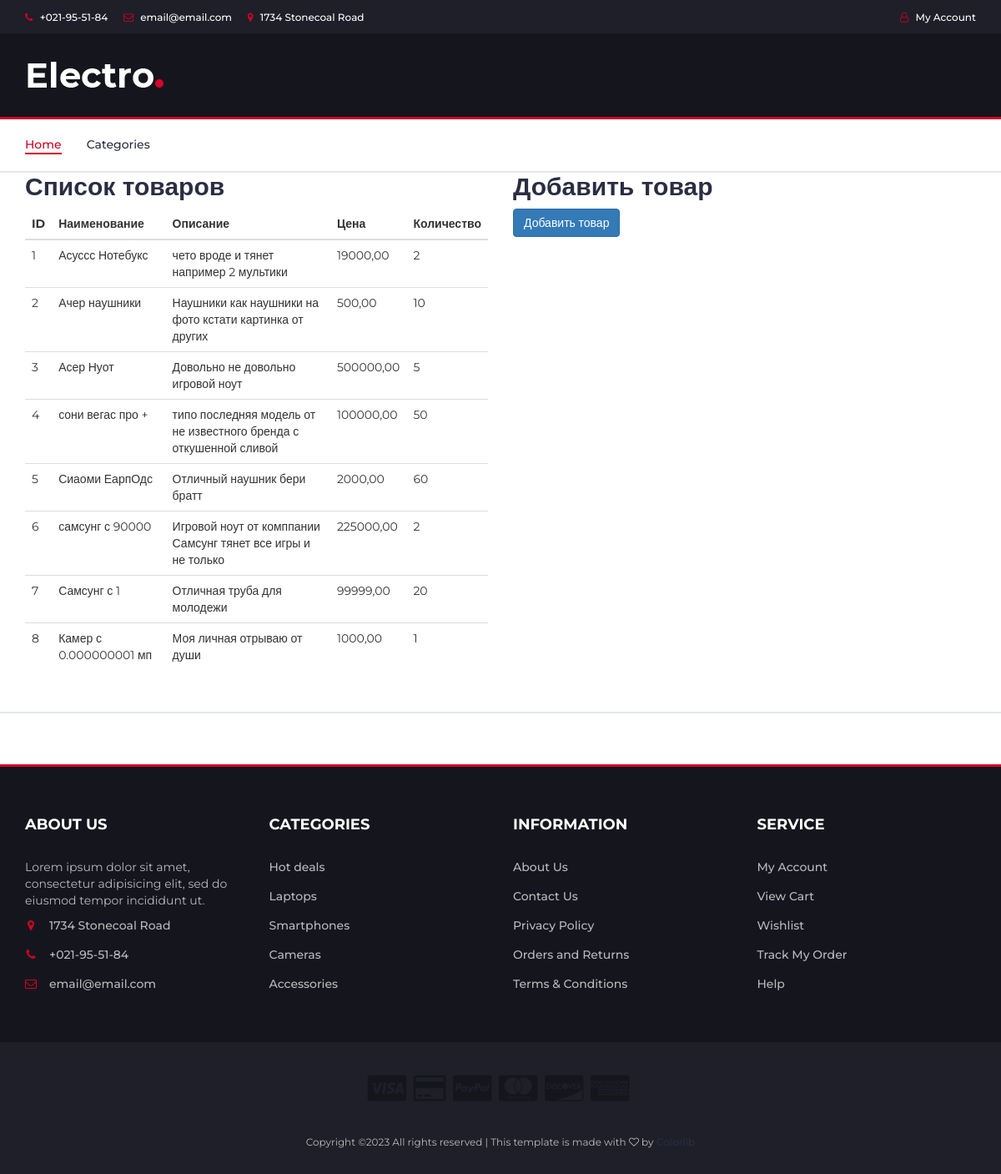
/products/edit/, run on an earlier commit of the app's database.
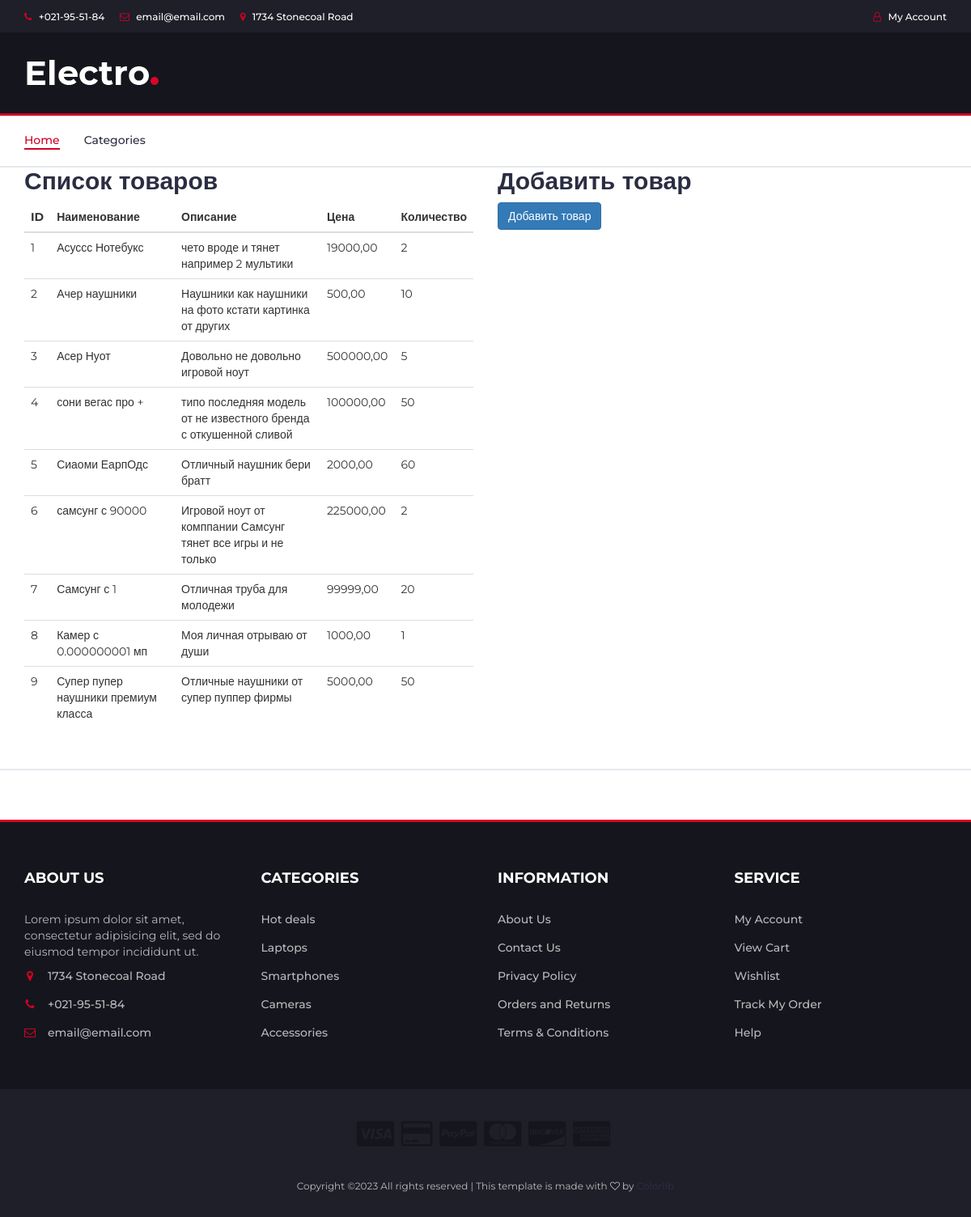
And on a later commit of the database.
### products/models.py (models this page shows, shortened)
class Product(models.Model):
    name = models.CharField(max_length=125)
    description = models.TextField()
    price = models.DecimalField(max_digits=8, decimal_places=2)
    quantity = models.PositiveIntegerField(default=0)
    category = models.ForeignKey('Category', null=True, blank=True, on_delete=models.SET_NULL)
    creat_at = models.DateTimeField(auto_now_add=True)
    image = models.ImageField(upload_to='products', blank=True, null=True)
    is_published = models.BooleanField(default=True)
    class Meta:
        verbose_name = 'product'
        verbose_name_plural = 'products'

### products/views.py (the view)
# urls.py: path('edit/', product_edit, name='edit'),
def product_edit(request):
    product = Product.objects.all()
    context = {
        'title': 'Редактирование товара',
        'products': product
    }
    return render(request, 'products/edit.html', context=context)

### products/templates/products/edit.html (shortened to what this page needs)
{%  extends "products/base.html" %}
{% block content %}
<div class="container">
    <div class="row">
        <div class="col-md-6">
            <h2>Список товаров</h2>
            <table class="table">
                <thead>
                    <tr>
                        <th>ID</th>
                        <th>Наименование</th>
                        <th>Описание</th>
                        <th>Цена</th>
                        <th>Количество</th>
                    </tr>
                </thead>
                <tbody>
                    {% for product in products %}
                    <tr>
                        <td>{{ product.id }}</td>
                        <td>{{ product.name }}</td>
                        <td>{{ product.description }}</td>
                        <td>{{ product.price }}</td>
                        <td>{{ product.quantity }}</td>
                    </tr>
                    {% endfor %}
                </tbody>
            </table>
        </div>
        <div class="col-md-6">
            <h2>Добавить товар</h2>
            <form method="post" action="{% url 'products:create' %}", enctype="multipart/form-data">
                <button type="submit" class="btn btn-primary">Добавить товар</button>
            </form>
        </div>
    </div>
</div>
{% endblock %}

What changed in the data, as far as the page shows it:
added Product: id "9", name "Супер пупер наушники премиум класса", description "Отличные наушники от супер пуппер фирмы", price "5000,00", quantity "50"
